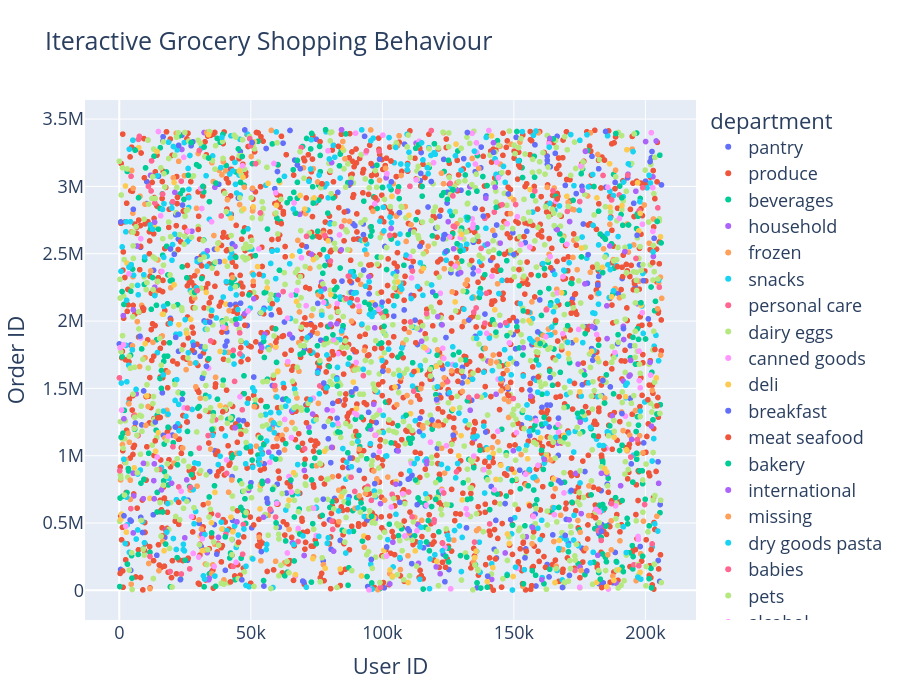

The code cell stored with this chart in its notebook:
### Markdown cell above
# 9. Interactive Product Filter

### Code cell
sample_dashboard = df.sample(
    5000,
    random_state=42
)

fig = px.scatter(
    sample_dashboard,
    x="user_id",
    y="order_id",
    color="department",
    hover_data=[
        "product_name",
        "aisle",
        "reordered"
    ],
    title="Iteractive Grocery Shopping Behaviour"
)

fig.update_layout(
    font=dict(size=18),
    height=700,
    xaxis_title="User ID",
    yaxis_title="Order ID"
)

fig.show()

### Figure 1 — Plotly figure (JSON) as saved in the notebook; plotly's stock layout.template omitted (floating-point values rounded to 4 significant figures; data arrays with more than 128 entries replaced by an {"elided": "..."} marker saying what was removed)
{"data": [{"customdata": {"elided": "296x3 mixed values"}, "hovertemplate": "department=pantry<br>user_id=%{x}<br>order_id=%{y}<br>product_name=%{customdata[0]}<br>aisle=%{customdata[1]}<br>reordered=%{customdata[2]}<extra></extra>", "legendgroup": "pantry", "marker": {"color": "#636efa", "symbol": "circle"}, "mode": "markers", "name": "pantry", "showlegend": true, "type": "scattergl", "x": {"elided": "296 int values"}, "xaxis": "x", "y": {"elided": "296 int values"}, "yaxis": "y"}, {"customdata": {"elided": "1373x3 mixed values"}, "hovertemplate": "department=produce<br>user_id=%{x}<br>order_id=%{y}<br>product_name=%{customdata[0]}<br>aisle=%{customdata[1]}<br>reordered=%{customdata[2]}<extra></extra>", "legendgroup": "produce", "marker": {"color": "#EF553B", "symbol": "circle"}, "mode": "markers", "name": "produce", "showlegend": true, "type": "scattergl", "x": {"elided": "1373 int values"}, "xaxis": "x", "y": {"elided": "1373 int values"}, "yaxis": "y"}, {"customdata": {"elided": "447x3 mixed values"}, "hovertemplate": "department=beverages<br>user_id=%{x}<br>order_id=%{y}<br>product_name=%{customdata[0]}<br>aisle=%{customdata[1]}<br>reordered=%{customdata[2]}<extra></extra>", "legendgroup": "beverages", "marker": {"color": "#00cc96", "symbol": "circle"}, "mode": "markers", "name": "beverages", "showlegend": true, "type": "scattergl", "x": {"elided": "447 int values"}, "xaxis": "x", "y": {"elided": "447 int values"}, "yaxis": "y"}, {"customdata": {"elided": "113x3 mixed values"}, "hovertemplate": "department=household<br>user_id=%{x}<br>order_id=%{y}<br>product_name=%{customdata[0]}<br>aisle=%{customdata[1]}<br>reordered=%{customdata[2]}<extra></extra>", "legendgroup": "household", "marker": {"color": "#ab63fa", "symbol": "circle"}, "mode": "markers", "name": "household", "showlegend": true, "type": "scattergl", "x": [99290, 25626, 72068, 196356, 33407, 9124, 196920, 145643, 76894, 114269, 101415, 204093, 43978, 144812, 23789, 113732, 37689, 16035, 140069, 82727, 70256, 173523, 191628, 189025, 5489, 166744, 24908, 49180, 143249, 139320, 104256, 11873, 128060, 205013, 176481, 135079, 5329, 77973, 185330, 133254, 175139, 194147, 127072, 200078, 146694, 113552, 175585, 17717, 106735, 55319, 68576, 5295, 50628, 1542, 56436, 95580, 54150, 190559, 141546, 19874, 10876, 179693, 84474, 133401, 64749, 32236, 160672, 149807, 70345, 96700, 81461, 47637, 153606, 187439, 56799, 174419, 202849, 185414, 120449, 6448, 154746, 116857, 58590, 58871, 112827, 27596, 97419, 73496, 191617, 156436, 125037, 65526, 36328, 177011, 80338, 169204, 171189, 33433, 34230, 21119, 203028, 84398, 94912, 193372, 5279, 182807, 114938, 191747, 51138, 181889, 13479, 6744, 183268], "xaxis": "x", "y": [644090, 820578, 1211944, 2964350, 279690, 680757, 2129251, 1560689, 2288430, 1937286, 3063757, 3337358, 2554147, 1967576, 3274451, 200364, 393369, 745924, 1702793, 1979973, 258688, 868381, 1553995, 52398, 701162, 1093020, 390055, 742179, 1456416, 2912173, 685094, 3082379, 2977190, 794660, 1628370, 1126366, 2082698, 2239182, 865750, 2998141, 173128, 1598956, 2536666, 3332988, 277697, 487330, 569847, 446611, 232380, 1902604, 2792515, 426486, 2980970, 2040035, 812858, 1197664, 1802285, 776746, 81205, 795615, 3343899, 1959592, 3420789, 1337484, 1901107, 3400093, 1835374, 1037291, 890515, 1382157, 291119, 2054239, 1802157, 1295001, 1025710, 1680311, 3071296, 1869849, 174390, 1459567, 397857, 940265, 1235606, 1518604, 3321081, 2667086, 532730, 1309492, 1960829, 1442463, 2737869, 1331365, 2993619, 2276125, 1975728, 55589, 2739005, 2522629, 89716, 2955852, 2480225, 2528947, 2329879, 3090357, 869537, 472013, 1850123, 1862773, 2165429, 260200, 2251472, 2557304, 869116], "yaxis": "y"}, {"customdata": {"elided": "338x3 mixed values"}, "hovertemplate": "department=frozen<br>user_id=%{x}<br>order_id=%{y}<br>product_name=%{customdata[0]}<br>aisle=%{customdata[1]}<br>reordered=%{customdata[2]}<extra></extra>", "legendgroup": "frozen", "marker": {"color": "#FFA15A", "symbol": "circle"}, "mode": "markers", "name": "frozen", "showlegend": true, "type": "scattergl", "x": {"elided": "338 int values"}, "xaxis": "x", "y": {"elided": "338 int values"}, "yaxis": "y"}, {"customdata": {"elided": "457x3 mixed values"}, "hovertemplate": "department=snacks<br>user_id=%{x}<br>order_id=%{y}<br>product_name=%{customdata[0]}<br>aisle=%{customdata[1]}<br>reordered=%{customdata[2]}<extra></extra>", "legendgroup": "snacks", "marker": {"color": "#19d3f3", "symbol": "circle"}, "mode": "markers", "name": "snacks", "showlegend": true, "type": "scattergl", "x": {"elided": "457 int values"}, "xaxis": "x", "y": {"elided": "457 int values"}, "yaxis": "y"}, {"customdata": {"elided": "63x3 mixed values"}, "hovertemplate": "department=personal care<br>user_id=%{x}<br>order_id=%{y}<br>product_name=%{customdata[0]}<br>aisle=%{customdata[1]}<br>reordered=%{customdata[2]}<extra></extra>", "legendgroup": "personal care", "marker": {"color": "#FF6692", "symbol": "circle"}, "mode": "markers", "name": "personal care", "showlegend": true, "type": "scattergl", "x": [182005, 16469, 95437, 142541, 5511, 173231, 7281, 202558, 11666, 146830, 57380, 103707, 11092, 157195, 26776, 124793, 37550, 170316, 69154, 135642, 77881, 33767, 20286, 43820, 67956, 43318, 139579, 15470, 194432, 119617, 37505, 127543, 92785, 137530, 94439, 140785, 197610, 118590, 99713, 190051, 40496, 89514, 183180, 58, 195584, 97974, 76233, 138944, 84517, 110479, 13538, 99282, 111442, 76920, 80266, 23568, 119672, 36605, 40817, 75415, 46739, 47138, 20389], "xaxis": "x", "y": [443457, 2942867, 2696691, 2808986, 1296363, 147688, 3349304, 344958, 251324, 1987363, 597828, 713210, 3000052, 551985, 159552, 1550764, 348115, 2814485, 3287803, 2097159, 1837650, 1149263, 2886231, 1551880, 362542, 178258, 2205728, 897786, 990419, 505849, 558180, 2699336, 1594881, 2539856, 771884, 493235, 2818686, 3414863, 2057470, 2936692, 416378, 734880, 370830, 1578027, 189744, 2899124, 1518270, 2762750, 2701912, 3000925, 2876444, 21727, 2371596, 2063063, 2446056, 3038875, 523163, 1267061, 868482, 1615469, 1340831, 488984, 1066503], "yaxis": "y"}, {"customdata": {"elided": "906x3 mixed values"}, "hovertemplate": "department=dairy eggs<br>user_id=%{x}<br>order_id=%{y}<br>product_name=%{customdata[0]}<br>aisle=%{customdata[1]}<br>reordered=%{customdata[2]}<extra></extra>", "legendgroup": "dairy eggs", "marker": {"color": "#B6E880", "symbol": "circle"}, "mode": "markers", "name": "dairy eggs", "showlegend": true, "type": "scattergl", "x": {"elided": "906 int values"}, "xaxis": "x", "y": {"elided": "906 int values"}, "yaxis": "y"}, {"customdata": {"elided": "148x3 mixed values"}, "hovertemplate": "department=canned goods<br>user_id=%{x}<br>order_id=%{y}<br>product_name=%{customdata[0]}<br>aisle=%{customdata[1]}<br>reordered=%{customdata[2]}<extra></extra>", "legendgroup": "canned goods", "marker": {"color": "#FF97FF", "symbol": "circle"}, "mode": "markers", "name": "canned goods", "showlegend": true, "type": "scattergl", "x": {"elided": "148 int values"}, "xaxis": "x", "y": {"elided": "148 int values"}, "yaxis": "y"}, {"customdata": {"elided": "154x3 mixed values"}, "hovertemplate": "department=deli<br>user_id=%{x}<br>order_id=%{y}<br>product_name=%{customdata[0]}<br>aisle=%{customdata[1]}<br>reordered=%{customdata[2]}<extra></extra>", "legendgroup": "deli", "marker": {"color": "#FECB52", "symbol": "circle"}, "mode": "markers", "name": "deli", "showlegend": true, "type": "scattergl", "x": {"elided": "154 int values"}, "xaxis": "x", "y": {"elided": "154 int values"}, "yaxis": "y"}, {"customdata": {"elided": "110x3 mixed values"}, "hovertemplate": "department=breakfast<br>user_id=%{x}<br>order_id=%{y}<br>product_name=%{customdata[0]}<br>aisle=%{customdata[1]}<br>reordered=%{customdata[2]}<extra></extra>", "legendgroup": "breakfast", "marker": {"color": "#636efa", "symbol": "circle"}, "mode": "markers", "name": "breakfast", "showlegend": true, "type": "scattergl", "x": [72603, 103416, 163361, 138390, 77729, 82708, 124184, 21321, 97097, 132322, 14273, 47717, 118577, 140018, 183838, 110221, 142271, 196836, 115634, 22365, 183313, 95786, 8871, 152211, 151006, 91209, 167081, 75539, 182222, 93237, 88166, 191660, 132871, 201754, 68798, 87773, 56332, 97289, 114292, 37044, 206102, 69724, 54969, 181915, 70174, 42141, 163850, 62250, 188482, 148788, 33142, 19467, 106499, 31572, 163764, 202494, 169516, 88000, 553, 37835, 123700, 171840, 126911, 89568, 94769, 5329, 46605, 13702, 167909, 150014, 178209, 100160, 159085, 154216, 146671, 21458, 75451, 89933, 199209, 193225, 120638, 106639, 158006, 118872, 191086, 20903, 162753, 195560, 98941, 28243, 139319, 77545, 114628, 88288, 198007, 184856, 80378, 154916, 113230, 34393, 30788, 124595, 168489, 101660, 92821, 112429, 177712, 22548, 194615, 1788], "xaxis": "x", "y": [1893069, 3033867, 99788, 2779236, 1539504, 1577283, 2516499, 1213242, 792328, 3400187, 260463, 3419293, 3036113, 105661, 1558911, 442011, 3253007, 2637326, 315607, 2791508, 439585, 229296, 429529, 892466, 1683216, 891576, 812757, 1630721, 3130939, 3371798, 2212722, 1944065, 2007591, 3183829, 3131213, 982661, 652553, 2119585, 2554365, 268499, 3011141, 68817, 31934, 2268290, 60808, 2121652, 3146410, 3321338, 3029402, 525523, 1664739, 2535101, 2804753, 1574591, 1579302, 3258944, 407904, 3028201, 2736247, 3016081, 2642368, 742068, 1152375, 2707808, 1322139, 2829950, 77957, 1250328, 798670, 2493815, 2493354, 1627767, 1919099, 241232, 644535, 1879111, 2131272, 1497094, 2299697, 3064480, 1417364, 653159, 3308825, 1265585, 1313367, 2495894, 3163462, 2874407, 3201945, 1819256, 1175742, 677448, 3096265, 1472863, 325464, 3408000, 948422, 2666385, 635993, 1992016, 1738300, 2876530, 21302, 322311, 2641778, 2006365, 144467, 3304710, 939175, 553354], "yaxis": "y"}, {"customdata": {"elided": "95x3 mixed values"}, "hovertemplate": "department=meat seafood<br>user_id=%{x}<br>order_id=%{y}<br>product_name=%{customdata[0]}<br>aisle=%{customdata[1]}<br>reordered=%{customdata[2]}<extra></extra>", "legendgroup": "meat seafood", "marker": {"color": "#EF553B", "symbol": "circle"}, "mode": "markers", "name": "meat seafood", "showlegend": true, "type": "scattergl", "x": [45329, 70097, 203592, 60404, 40738, 118933, 13643, 34176, 16924, 166474, 72446, 154753, 26620, 58218, 48571, 8940, 61585, 17822, 73950, 156034, 182122, 190269, 81314, 92521, 189310, 60995, 162741, 90345, 138599, 120750, 152296, 62159, 95075, 204418, 135639, 101975, 42268, 159244, 203611, 148016, 137594, 62612, 30037, 184427, 110507, 92587, 168578, 97249, 83299, 59558, 22578, 15558, 22130, 183425, 103281, 94544, 153850, 184250, 14678, 201103, 46255, 147845, 141701, 112022, 53211, 127158, 93474, 99642, 77061, 176388, 200926, 182206, 39334, 155193, 133918, 85405, 49642, 165876, 100085, 61920, 65532, 108356, 149197, 71157, 149753, 153286, 202781, 167390, 13112, 202168, 151924, 44935, 102594, 80067, 66226], "xaxis": "x", "y": [357043, 3208288, 2908689, 2608186, 2522856, 343121, 1110403, 2134900, 1837644, 2906758, 1779996, 291057, 2284800, 2128194, 1231968, 2097857, 2723355, 438883, 766746, 628134, 1144161, 1252845, 1748737, 3101017, 2403980, 2064849, 1334912, 1148087, 1247711, 1002183, 3143592, 1118240, 2248137, 1371191, 1956188, 2263947, 62717, 1585159, 1788938, 1446533, 1741287, 1505313, 2680300, 3195111, 581291, 2952376, 3212977, 2916553, 3297533, 1843187, 653984, 1284183, 2918773, 985626, 3188809, 391541, 2627267, 1049690, 1280633, 1236333, 1159293, 3102576, 2147581, 1625106, 2346795, 1278416, 2605785, 2215033, 3019709, 1688017, 1415772, 751076, 1326079, 2068161, 2449599, 1758707, 2208752, 2005138, 969467, 1885559, 393410, 1995420, 900266, 1244650, 2026142, 49226, 2434321, 3089629, 1739339, 302658, 2382514, 591092, 1406980, 2662641, 74067], "yaxis": "y"}, {"customdata": {"elided": "183x3 mixed values"}, "hovertemplate": "department=bakery<br>user_id=%{x}<br>order_id=%{y}<br>product_name=%{customdata[0]}<br>aisle=%{customdata[1]}<br>reordered=%{customdata[2]}<extra></extra>", "legendgroup": "bakery", "marker": {"color": "#00cc96", "symbol": "circle"}, "mode": "markers", "name": "bakery", "showlegend": true, "type": "scattergl", "x": {"elided": "183 int values"}, "xaxis": "x", "y": {"elided": "183 int values"}, "yaxis": "y"}, {"customdata": {"elided": "50x3 mixed values"}, "hovertemplate": "department=international<br>user_id=%{x}<br>order_id=%{y}<br>product_name=%{customdata[0]}<br>aisle=%{customdata[1]}<br>reordered=%{customdata[2]}<extra></extra>", "legendgroup": "international", "marker": {"color": "#ab63fa", "symbol": "circle"}, "mode": "markers", "name": "international", "showlegend": true, "type": "scattergl", "x": [139974, 166495, 13263, 106018, 13107, 171030, 129748, 54811, 201763, 97116, 104011, 144794, 44614, 186463, 103326, 1759, 9186, 193786, 13440, 192201, 65823, 175238, 79008, 73019, 202311, 105107, 185334, 177204, 80710, 157060, 13320, 122699, 194384, 163672, 60465, 44031, 80706, 121087, 102860, 160617, 33983, 31355, 161576, 176059, 194776, 121972, 116885, 142243, 44733, 142850], "xaxis": "x", "y": [2572049, 2677941, 679792, 1035085, 814667, 524344, 2360100, 543606, 1693932, 1949920, 357327, 2578680, 1975949, 2557950, 2687608, 1273945, 943224, 1591143, 2734251, 2515318, 353186, 1249649, 1340847, 2496922, 1219048, 788725, 2112966, 3260039, 1061806, 467181, 939411, 1971456, 1707998, 3356018, 2190050, 1206981, 3176795, 2033011, 47432, 79327, 78200, 415339, 972680, 2970253, 1121056, 123245, 958063, 3324045, 508515, 2993923], "yaxis": "y"}, {"customdata": [["Organic Riced Cauliflower", "missing", 0], ["Organic Riced Cauliflower", "missing", 1], ["Purple Sweet Potato (Yam)", "missing", 0], ["Organic Whole Milk Washington Black Cherry Yogurt", "missing", 0], ["Organic Cashew Nondairy Blueberry Yogurt", "missing", 1], ["Green Lemonade", "missing", 0], ["Organic Riced Cauliflower", "missing", 1], ["Mixed Melon Spears", "missing", 1], ["Steamfresh Chef's Favorites Lightly Sauced Broccoli With Cheese Sauce", "missing", 0], ["Peanut Butter Ice Cream Cup", "missing", 0], ["Oatneal Cookie Ice Cream", "missing", 1]], "hovertemplate": "department=missing<br>user_id=%{x}<br>order_id=%{y}<br>product_name=%{customdata[0]}<br>aisle=%{customdata[1]}<br>reordered=%{customdata[2]}<extra></extra>", "legendgroup": "missing", "marker": {"color": "#FFA15A", "symbol": "circle"}, "mode": "markers", "name": "missing", "showlegend": true, "type": "scattergl", "x": [4189, 98926, 172454, 3665, 109383, 94021, 53829, 127161, 156846, 43027, 122556], "xaxis": "x", "y": [817815, 3045085, 2472284, 1385242, 1446955, 2495778, 219274, 372935, 2142270, 2322906, 1055113], "yaxis": "y"}, {"customdata": {"elided": "129x3 mixed values"}, "hovertemplate": "department=dry goods pasta<br>user_id=%{x}<br>order_id=%{y}<br>product_name=%{customdata[0]}<br>aisle=%{customdata[1]}<br>reordered=%{customdata[2]}<extra></extra>", "legendgroup": "dry goods pasta", "marker": {"color": "#19d3f3", "symbol": "circle"}, "mode": "markers", "name": "dry goods pasta", "showlegend": true, "type": "scattergl", "x": {"elided": "129 int values"}, "xaxis": "x", "y": {"elided": "129 int values"}, "yaxis": "y"}, {"customdata": {"elided": "76x3 mixed values"}, "hovertemplate": "department=babies<br>user_id=%{x}<br>order_id=%{y}<br>product_name=%{customdata[0]}<br>aisle=%{customdata[1]}<br>reordered=%{customdata[2]}<extra></extra>", "legendgroup": "babies", "marker": {"color": "#FF6692", "symbol": "circle"}, "mode": "markers", "name": "babies", "showlegend": true, "type": "scattergl", "x": [86294, 70461, 19326, 126994, 46889, 98744, 150667, 134744, 12090, 95812, 164857, 187079, 38752, 183887, 109969, 135039, 23594, 157948, 140, 4466, 22599, 204715, 126810, 80767, 29672, 90492, 123327, 25935, 45874, 162275, 187130, 27055, 122878, 110694, 128198, 53620, 196418, 34715, 30418, 43328, 145500, 111921, 59107, 45772, 12260, 78154, 49910, 93966, 149788, 116831, 111293, 49597, 81112, 59400, 30418, 4382, 102829, 88099, 51853, 62279, 205280, 125774, 138992, 135984, 175016, 197502, 105794, 7632, 199684, 196913, 198968, 87061, 193282, 71192, 7122, 132844], "xaxis": "x", "y": [2165909, 1052107, 140034, 2704064, 268208, 3261805, 2865433, 2065434, 2966191, 668365, 2968075, 644019, 2780409, 3081313, 730441, 358359, 121495, 2965999, 888081, 3075188, 768080, 2840702, 2929741, 515073, 2226216, 2157574, 723081, 1353852, 1756269, 2083315, 2899435, 765707, 349931, 1993131, 880168, 2803071, 2465093, 1852665, 1056399, 1783031, 2863943, 1479393, 1520609, 1912339, 3189719, 2634907, 3301872, 3264399, 1424326, 2055251, 545939, 3354428, 453113, 544236, 3266783, 607045, 2636423, 839964, 3168839, 2218961, 2251317, 3022440, 1984478, 1440755, 2887627, 182785, 2961511, 3371383, 637345, 1119662, 2990528, 2333497, 3082348, 2629188, 1149467, 1433046], "yaxis": "y"}, {"customdata": [["Grain Free Chicken Formula Cat Food", "cat food care", 1], ["Meaty Bits Variety Pack Wet Cat Food", "cat food care", 1], ["Classic Poultry & Beef Feast Variety Cat Food", "cat food care", 0], ["Core Original Grain Free Dry Dog Food", "dog food care", 1], ["Double Duty Advanced Odor Control Clumping Cat Litter", "cat food care", 1], ["Organix Chicken & Brown Rice Recipe", "dog food care", 1], ["Happy Hips Grain Free Dog Food Chicken & Sweet Potato Stew Recipe", "dog food care", 1], ["Poultry & Beef Feast Variety Grilled Wet Cat Food", "cat food care", 1], ["Organix Butcher & Bushel Grain-Free Turkey Dinner Canned Dog Food", "dog food care", 1], ["Classic Tender Beef Feast Cat Food", "cat food care", 1], ["Original Dry Dog", "dog food care", 1], ["Super Scoop Instant Clumping Unscented Cat Litter", "cat food care", 1], ["Dog Snacks, Medium", "dog food care", 1], ["Classic Seafood Feast Cat Food", "cat food care", 0], ["Organix Grain Free Chicken & Vegetable Dog Food", "dog food care", 0]], "hovertemplate": "department=pets<br>user_id=%{x}<br>order_id=%{y}<br>product_name=%{customdata[0]}<br>aisle=%{customdata[1]}<br>reordered=%{customdata[2]}<extra></extra>", "legendgroup": "pets", "marker": {"color": "#B6E880", "symbol": "circle"}, "mode": "markers", "name": "pets", "showlegend": true, "type": "scattergl", "x": [57641, 10876, 121428, 130244, 163000, 188012, 104288, 80527, 104288, 34680, 176295, 185980, 189632, 6697, 127730], "xaxis": "x", "y": [2196713, 3343899, 1088863, 1627341, 3143948, 1727186, 1606017, 2946484, 681634, 1356179, 3182518, 1147200, 17856, 1152188, 2812377], "yaxis": "y"}, {"customdata": [["Little Sumpin' Sumpin' Ale", "beers coolers", 0], ["Grand Reserve Chardonnay", "white wines", 1], ["Pinot Grigio", "white wines", 1], ["Premium Beer", "beers coolers", 0], ["Gold Rum", "spirits", 1], ["IPA", "beers coolers", 1], ["Malbec", "red wines", 0], ["Viognier", "white wines", 1], ["Sauvignon Blanc", "white wines", 1], ["Brandy", "spirits", 0], ["Kolsch", "beers coolers", 1], ["337 Cabernet Sauvignon Wine", "red wines", 0], ["Daisy Cutter Pale Ale", "beers coolers", 0], ["Premium Full Beer", "beers coolers", 0], ["India Pale Ale", "beers coolers", 1], ["Cabernet Sauvignon Wine", "red wines", 0], ["Malbec", "red wines", 0], ["Raspberry Wheat Ale", "beers coolers", 0], ["India Pale Ale", "beers coolers", 1], ["Pale Ale Beer", "beers coolers", 1], ["Handmade Vodka From Austin, Texas", "spirits", 0], ["Sauvignon Blanc", "white wines", 1], ["Cabernet Sauvignon Napa Valley", "red wines", 1], ["Shiraz", "red wines", 1], ["Fuzzy Navel Cooler", "beers coolers", 0]], "hovertemplate": "department=alcohol<br>user_id=%{x}<br>order_id=%{y}<br>product_name=%{customdata[0]}<br>aisle=%{customdata[1]}<br>reordered=%{customdata[2]}<extra></extra>", "legendgroup": "alcohol", "marker": {"color": "#FF97FF", "symbol": "circle"}, "mode": "markers", "name": "alcohol", "showlegend": true, "type": "scattergl", "x": [162198, 174592, 166780, 101744, 118297, 63957, 64070, 62866, 31532, 143520, 170150, 136534, 82848, 31350, 123335, 122953, 14392, 94928, 23520, 59882, 65402, 148280, 77765, 190131, 27466], "xaxis": "x", "y": [1882975, 1937831, 1231783, 3094534, 1100250, 2021010, 1699211, 1269472, 382793, 3178671, 2569811, 2372615, 2129908, 2835895, 1722758, 1797686, 989906, 3619, 735810, 647188, 2191541, 1837375, 2138339, 2762118, 547569], "yaxis": "y"}, {"customdata": [["Organic Red Kidney Beans", "bulk grains rice dried goods", 0], ["Dried Mango", "bulk dried fruits vegetables", 1], ["Organic Rolled Oats", "bulk grains rice dried goods", 0], ["Pesto Sauce", "bulk grains rice dried goods", 1], ["Dried Mango", "bulk dried fruits vegetables", 1]], "hovertemplate": "department=bulk<br>user_id=%{x}<br>order_id=%{y}<br>product_name=%{customdata[0]}<br>aisle=%{customdata[1]}<br>reordered=%{customdata[2]}<extra></extra>", "legendgroup": "bulk", "marker": {"color": "#FECB52", "symbol": "circle"}, "mode": "markers", "name": "bulk", "showlegend": true, "type": "scattergl", "x": [13782, 126822, 128021, 188012, 148611], "xaxis": "x", "y": [1033136, 1346410, 3314099, 73983, 2922513], "yaxis": "y"}, {"customdata": [["The World's Best Pencil #2", "other", 1], ["Liquid Teething Relief", "other", 1], ["Aromatic Bitters", "other", 0], ["Liquid Teething Relief", "other", 0], ["Melatonin, 3 mg, Tablets", "other", 0], ["Whole Oregano", "other", 0]], "hovertemplate": "department=other<br>user_id=%{x}<br>order_id=%{y}<br>product_name=%{customdata[0]}<br>aisle=%{customdata[1]}<br>reordered=%{customdata[2]}<extra></extra>", "legendgroup": "other", "marker": {"color": "#636efa", "symbol": "circle"}, "mode": "markers", "name": "other", "showlegend": true, "type": "scattergl", "x": [147886, 50491, 123113, 23220, 7866, 99885], "xaxis": "x", "y": [2943826, 3326411, 2610003, 79219, 1887213, 2139984], "yaxis": "y"}], "layout": {"font": {"size": 18}, "height": 700, "legend": {"title": {"text": "department"}, "tracegroupgap": 0}, "title": {"text": "Iteractive Grocery Shopping Behaviour"}, "xaxis": {"anchor": "y", "domain": [0, 1], "title": {"text": "User ID"}}, "yaxis": {"anchor": "x", "domain": [0, 1], "title": {"text": "Order ID"}}}}
